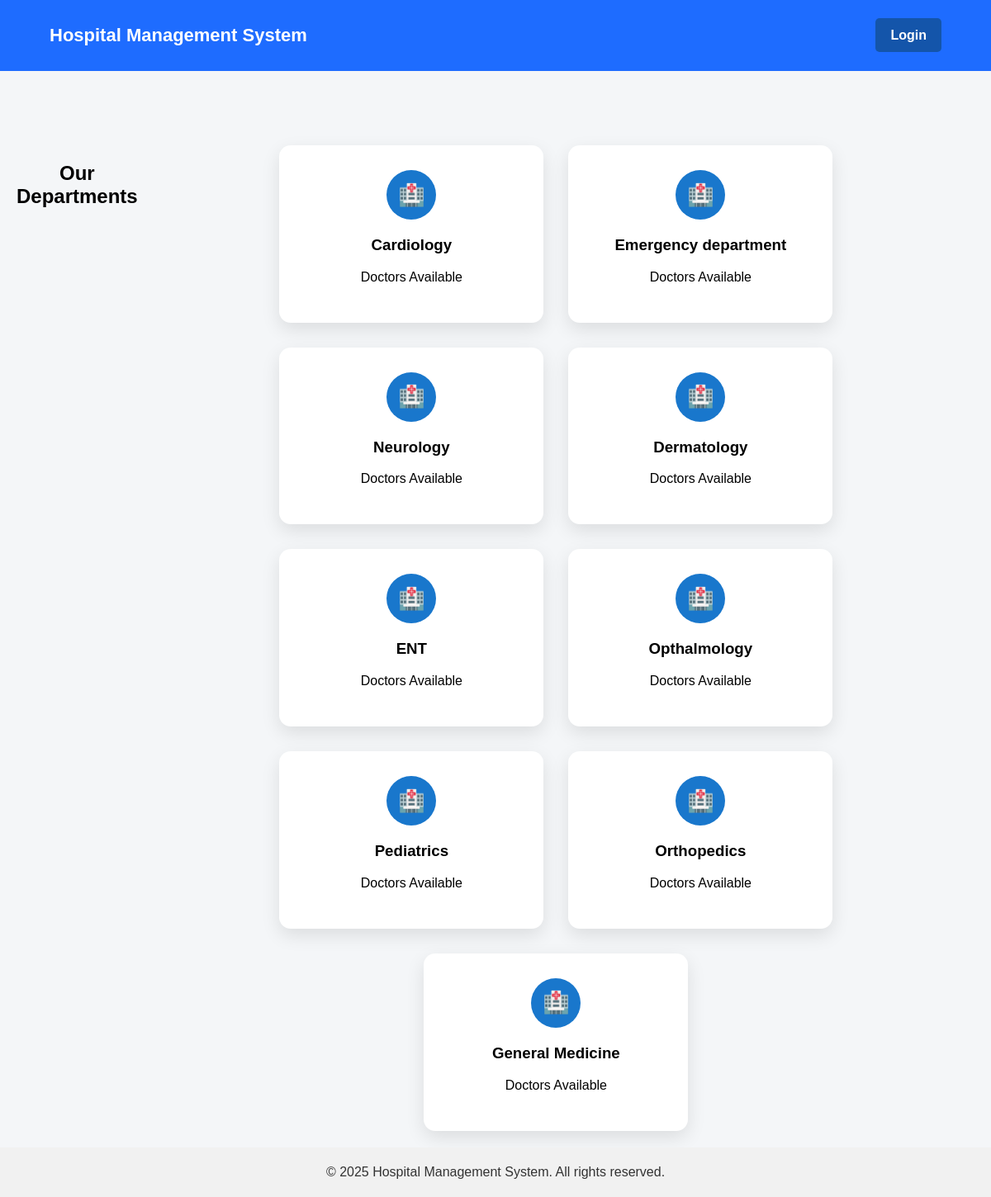
Screenshot of /departments/ with the database file from the repository.
### hospital/models.py (models this page shows)
class Department(models.Model):
    name = models.CharField(max_length=100)
    def __str__(self):
        return self.name

### hospital/views.py (the view)
# urls.py: path('departments/', views.departments, name='departments'),
def departments(request):
    departments = Department.objects.prefetch_related('doctors').all()
    print(departments)
    for i in departments:
        print(i)
    return render(request, 'hospital/departments.html', {'departments': departments})

### hospital/templates/hospital/departments.html
{% extends "hospital/base.html" %}
{% block content %}
<h2 style="text-align:center; margin:20px 0;">Our Departments</h2>
<div style="display:flex; flex-wrap:wrap; gap:30px; justify-content:center;">
    {% for department in departments %}
    <a href="{% url 'department_doctors' department.id %}" style="text-decoration:none; color:inherit;">
        <div style="
            width:260px;
            background:white;
            padding:30px;
            border-radius:14px;
            text-align:center;
            box-shadow:0 8px 22px rgba(0,0,0,0.1);
        ">
            <div style="
                width:60px;
                height:60px;
                margin:0 auto 20px;
                background:#1977cc;
                color:white;
                border-radius:50%;
                display:flex;
                align-items:center;
                justify-content:center;
                font-size:26px;
            ">🏥</div>
            <h3>{{ department.name }}</h3>
            <p>{{ department.doctor_set.count }} Doctors Available</p>
        </div>
    </a>
    {% endfor %}
</div>
{% endblock %}

### hospital/static/style.css (style rules this page uses)
body { height: 100%; display: flex; flex-direction: column; margin: 0; font-family: Arial, sans-serif; background: #f4f6f8; }

### rows the page displays
Department: name "Cardiology"
Department: name "Emergency department"
Department: name "Neurology"
Department: name "Dermatology"
Department: name "ENT"
Department: name "Opthalmology"
Department: name "Pediatrics"
Department: name "Orthopedics"
Department: name "General Medicine"
